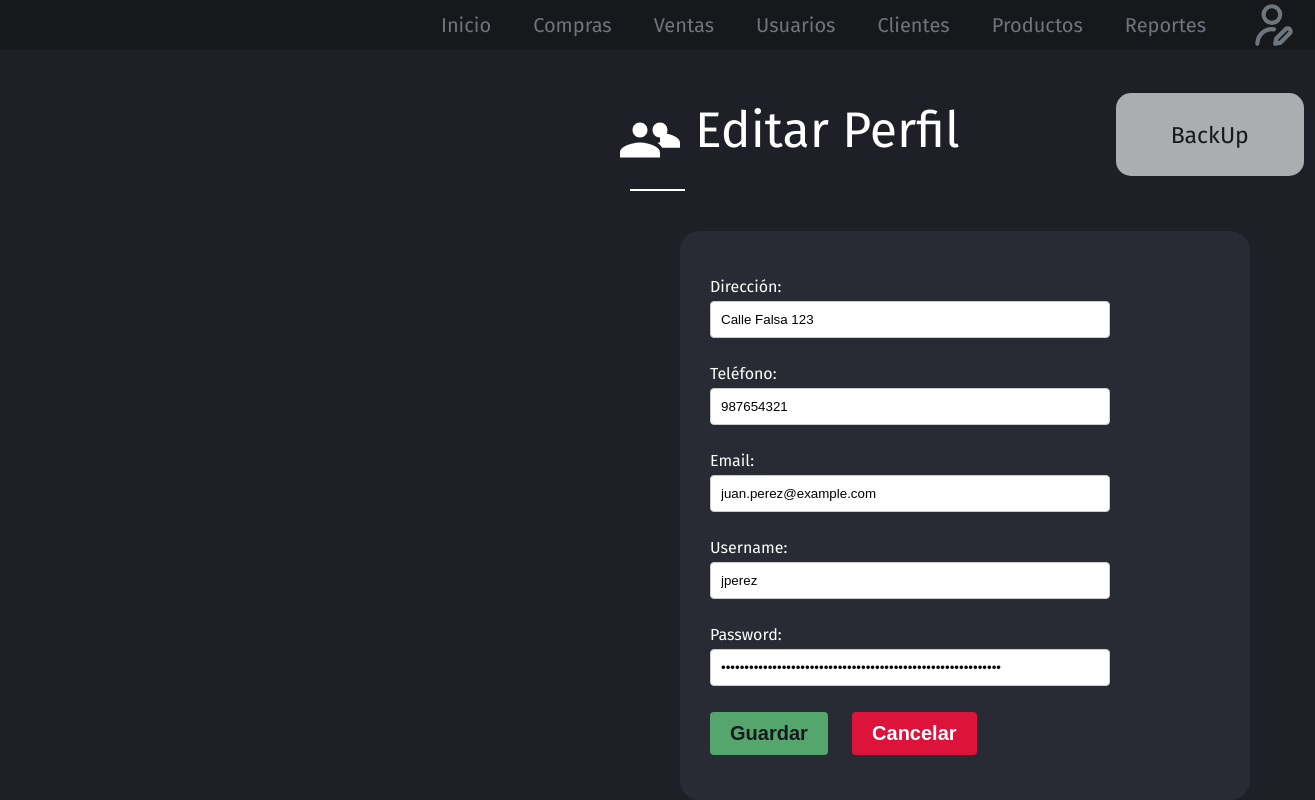
/perfil/editar_perfil.php (signed in), run on the app's committed database.
### tables this page shows
CREATE TABLE `usuarios` (
  `id` int(11) NOT NULL AUTO_INCREMENT,
  `nombre` varchar(50) DEFAULT NULL,
  `apellido` varchar(50) DEFAULT NULL,
  `sexo` enum('M','F') DEFAULT NULL,
  `fecha_nacimiento` date DEFAULT NULL,
  `tipo_documento` enum('DNI','Pasaporte','Otro') DEFAULT NULL,
  `nro_documento` varchar(20) DEFAULT NULL,
  `foto` blob DEFAULT NULL,
  `direccion` varchar(100) DEFAULT NULL,
  `telefono` varchar(15) DEFAULT NULL,
  `email` varchar(50) DEFAULT NULL,
  `estado` enum('Activo','Inactivo') DEFAULT NULL,
  `username` varchar(20) DEFAULT NULL,
  `password` varchar(100) DEFAULT NULL,
  `tipo_usuario` enum('Administrador','Empleado') DEFAULT NULL,
  PRIMARY KEY (`id`),
  UNIQUE KEY `nro_documento` (`nro_documento`),
  UNIQUE KEY `username` (`username`)
);

### perfil/editar_perfil.php (the view, shortened to what this page needs)
<?php
$servername = "localhost";
$username = "root";
$password = "";
$dbname = "sistema_inventario";
$conn = new mysqli($servername, $username, $password, $dbname);
include('../header/header.php');
$user_id = $_SESSION['user_id'];
$sql = "SELECT nombre, apellido, sexo, fecha_nacimiento, tipo_documento, nro_documento, direccion, telefono, email, username, password FROM usuarios WHERE id = ?";
$stmt = $conn->prepare($sql);
$stmt->bind_param("i", $user_id);
$stmt->execute();
$result = $stmt->get_result();
if ($result->num_rows > 0) {
    $usuario = $result->fetch_assoc();
} else {
    die("Usuario no encontrado");
}
?>
<link rel="stylesheet" type="text/css" href="estilo_form.css">
<link rel="stylesheet" type="text/css" href="notificacion.css">
    <div class="marco_inferior">
    <nav class="nav-links">
    <div class="label-productos">
    <div class="imagen-2">
    </div>
    <span class="productos-texto">Editar Perfil</span>
    </div>
        <button type="button" class="boton_reporte_hoy" onclick="window.location.href='backups.php'">
        <span class="texto_reporte_hoy">BackUp</span>
    </button>
    </nav>
    <hr class="custom-line2">
    <div class="marco_tabla">
        <form id="formEditarPerfil" method="post" onsubmit="return confirmUpdate(event)">
            <p>
                <label for="direccion">Dirección:</label>
                <input type="text" id="direccion" name="direccion" maxlength="100" value="<?php echo $usuario['direccion']; ?>" required>
            </p>
            <p>
                <label for="telefono">Teléfono:</label>
                <input type="text" id="telefono" name="telefono" maxlength="15" value="<?php echo $usuario['telefono']; ?>" required>
            </p>
            <p>
                <label for="email">Email:</label>
                <input type="email" id="email" name="email" maxlength="50" value="<?php echo $usuario['email']; ?>" required>
            </p>
            <p>
                <label for="username">Username:</label>
                <input type="text" id="username" name="username" maxlength="20" value="<?php echo $usuario['username']; ?>" required>
            </p>
            <p>
                <label for="password">Password:</label>
                <input type="password" id="password" name="password" maxlength="100" value="<?php echo $usuario['password']; ?>" required>
            </p>
            <p>
                <input type="submit" value="Guardar">
                <button type="button" class="cancel" onclick="window.location.href='../home/home.php';">Cancelar</button>
            </p>
        </form>
    </div>
    </div>
</body>
</html>

### perfil/estilo_form.css (style rules this page uses)
body { font-family: "Enriqueta", serif; font-family: "Fira Sans", sans-serif; font-weight: normal; font-style: normal; margin-bottom: 0px; background-color: #1F2027; }
.custom-line2 { border: none; height: 2px; background-color: white; margin: 0px 630px; }
.nav-links { display: flex; font-weight: normal; align-items: center; margin-bottom: 0px; }
.label-productos { color: white; margin-top: 50px; margin-bottom: 5px; border: none; display: flex; margin-left: 440px; }
.productos-texto { font-size: 50px; font-weight: normal; }
.imagen-2 { width: 55px; height: auto; margin-top: 10px; margin-right: 20px; margin-left: 180px; margin-bottom: 10px; user-select: none; pointer-events: none; }
.marco_inferior { background-color: #1F2027; }
.marco_tabla { margin-top: 40px; height: auto; transform: translate(180px); padding: 200 300px; margin-left: 500px; background-color: transparent; padding: 10px; box-sizing: border-box; overflow-x: auto; width: 570px; background-color: #282B33; border-radius: 20px; }
form { background-color: transparent; padding: 20px; border-radius: 8px; color: white; font-weight: normal; max-width: 400px; width: 100%; }
p { margin-bottom: 15px; }
label { display: block; margin-bottom: 5px; font-weight: normal; }
input[type="text"], input[type="email"], input[type="password"], input[type="number"], input[list] { width: 100%; margin-bottom: 10px; padding: 10px; border: 1px solid #ccc; border-radius: 4px; box-sizing: border-box; }
input[type="submit"] { font-weight: bold; font-size: 20px; background-color: #54A66D; color: #17181C; padding: 10px 20px; border: none; border-radius: 4px; cursor: pointer; }
button.cancel { font-weight: bold; font-size: 20px; background-color: #DC143C; color: white; padding: 10px 20px; margin-left: 20px; border: none; border-radius: 4px; cursor: pointer; }
.boton_reporte_hoy { width: 200px; height: 85px; display: flex; font-family: "Fira Sans", sans-serif; align-items: center; font-size: 23px; background-color: transparent; border: none; justify-content: flex-start; border-radius: 10px; overflow: hidden; cursor: pointer; margin-bottom: -30px; margin-left: 150px; }
.texto_reporte_hoy { width: 100%; height: 100%; display: flex; border-radius: 15px; align-items: center; justify-content: center; color: #17181C; background-color: rgb(2, 153, 153); background-color: #ABADB1; }

### header/header.php (style rules this page uses)
body { font-family: "Enriqueta", serif; font-family: "Fira Sans", sans-serif; font-weight: normal; font-style: normal; margin: 0px; background-color: #1F2027; }

### data on the page
usuarios: direccion "Calle Falsa 123", telefono "987654321", email "juan.perez@example.com", username "jperez"

### other printed values
$name "Inicio"
$name "Compras"
$name "Ventas"
$name "Usuarios"
$name "Clientes"
$name "Productos"
$name "Reportes"
